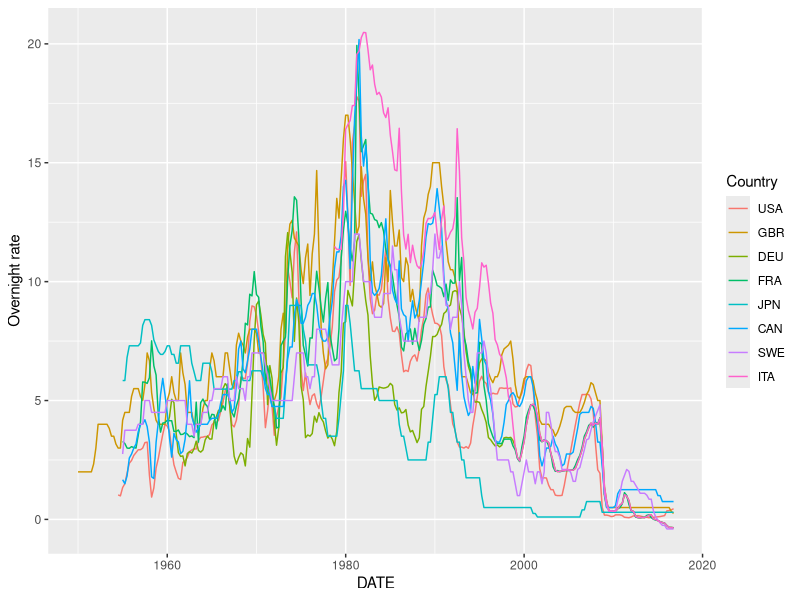
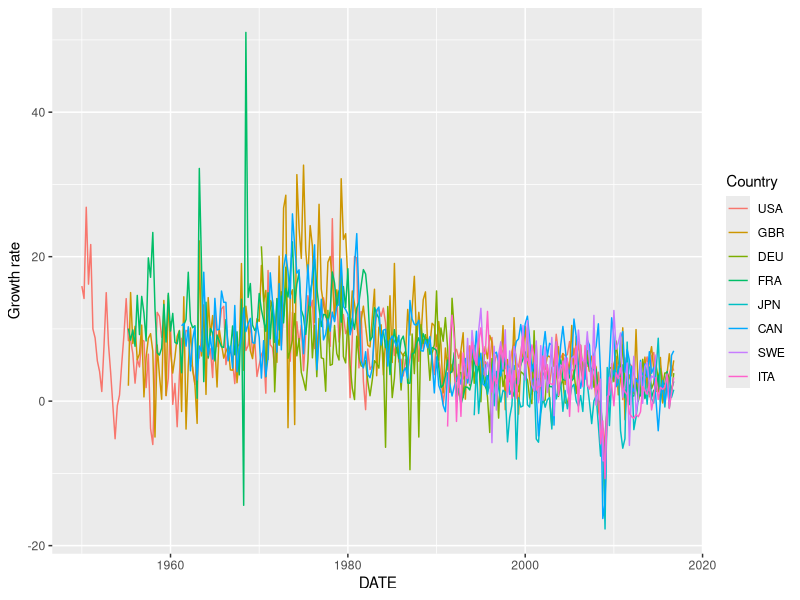
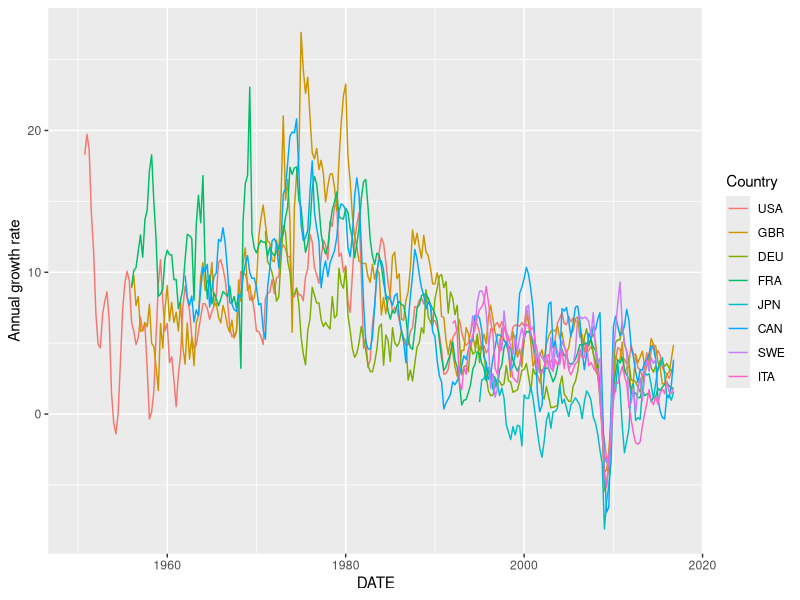

Write the R code that produced these figures, in order. (Note: this script raises an error after producing the figures.)
#####################################################################
# RminusG.R
#
# Session code to create charts for R minus G and similar
# 04apr2017
# Philip Barrett, Washington DC
#####################################################################

library(ggplot2)
library(reshape2)
library(lubridate)
library(scales)
library(xtable)

rfr <- read.csv('data/riskfreerates.csv')
gth <- read.csv('data/growthrates.csv')
rfr <- rfr[,!(names(rfr)=='ESP')]
gth <- gth[,!(names(gth)=='ESP')]
rfr$DATE <- as.Date(rfr$DATE)
gth$DATE <- as.Date(gth$DATE)
    # Read and clean the data
gth[,-1] <- 100*( ( 1 + gth[,-1]/100 ) ^ 4 - 1 )
    # Annualize the quarterly growth rate

rfr.melt <- melt(rfr,id="DATE", variable.name='Country', value.name='Overnight rate')
ggplot(rfr.melt,aes(x=DATE,y=`Overnight rate`,colour=Country,group=Country)) + geom_line() +
  scale_x_date(labels=date_format("%Y"))

gth.melt <- melt(gth,id="DATE", variable.name='Country', value.name='Growth rate')
ggplot(gth.melt,aes(x=DATE,y=`Growth rate`,colour=Country,group=Country)) + geom_line() +
  scale_x_date(labels=date_format("%Y"))

gth.4 <- data.frame( DATE=gth$DATE, apply( gth[,-1], 2, function(x) filter(x,c(1,1,1,1), sides=1)/4 ) )
gth.4.melt <- melt(gth.4,id="DATE", variable.name='Country', value.name='Annual growth rate')
ggplot(gth.4.melt,aes(x=DATE,y=`Annual growth rate`,colour=Country,group=Country)) + geom_line() +
  scale_x_date(labels=date_format("%Y"))

usa.r.g <- data.frame( DATE=gth.4$DATE, 'Annual growth rate'=gth.4$USA, 'Riskfree rate'=rfr$USA )
usa.r.g.melt <- melt(usa.r.g,id="DATE", variable.name='Series', value.name='Value')
ggplot(usa.r.g.melt,aes(x=DATE,y=`Value`,colour=Series,group=Series)) + geom_line() +
  scale_x_date(labels=date_format("%Y"))

rminusg <- rfr - gth
rminusg$DATE <- as.Date(rfr$DATE)
    # R minus G
rminusg.melt <- melt(rminusg,id="DATE", variable.name='Country', value.name='R minus G')
ggplot(rminusg.melt,aes(x=DATE,y=`R minus G`,colour=Country,group=Country)) + geom_line() +
  scale_x_date(labels=date_format("%Y"))

cuts <-as.Date(c( '1950/01/01', '1960/01/01', '1970/01/01', '1980/01/01',
                  '1990/01/01', '2000/01/01', '2009/01/01', '2018/01/01'))
labs <- c('50s', '60s', '70s', '80s', '90s', '2000s pre-09', 'post-09')

decades.mu <- aggregate( rminusg[,-1], list(cut(rminusg$DATE, cuts, labs )), mean, na.rm=TRUE )
names(decades.mu)[1] <- 'Decade'
decades.mu.melt <- melt(decades.mu,id="Decade", variable.name='Country', value.name='R minus G')
g1 <- ggplot(decades.mu.melt,aes(x=Decade,y=`R minus G`,colour=Country,group=Country)) +
          geom_line(size=1) + ggtitle('Decadal means')

rminusg.g7 <- rminusg[,-ncol(rminusg)]
    # Drop Sweden
rminusg.g7[,-1] <- rminusg.g7[,-1] #/ 4
    # De-annualize. NOPE
rminusg.g7 <- subset( rminusg.g7, DATE >= 01-01-1960 )
    # Drop the 1950a
print( mean(unlist(rminusg.g7[,-1]), na.rm=T ) )

decades.mu.g7 <- aggregate( rminusg.g7[,-1], list(cut(rminusg.g7$DATE, cuts, labs )), mean, na.rm=TRUE )
names(decades.mu.g7)[1] <- 'Decade'
decades.mu.g7.melt <- melt(decades.mu.g7,id="Decade", variable.name='Country',
                              value.name='Interest growth differential')
g1.g7 <- ggplot(decades.mu.g7.melt,aes(x=Decade,y=`Interest growth differential`,color=Country,group=Country)) +
  geom_line(size=1) + theme_classic() + theme(axis.title.y=element_blank(),
                                              axis.title.x=element_blank() ) # + ggtitle('Decadal means')
ggsave('~/Dropbox/2017/research/debtLimits/charts/rmg.pdf', g1.g7)

sd.out <- function( x, sd.mult = 3, ... ){
# Computes standard deviation without outliers
  sd( x[ abs( x - mean(x, na.rm = TRUE) ) < sd.mult * sd(x, na.rm = TRUE) ], na.rm = TRUE )
}

decades.sd.g7 <- aggregate( rminusg.g7[,-1], list(cut(rminusg.g7$DATE, cuts, labs )), sd, na.rm=TRUE )
decades.sd.out.g7 <- aggregate( rminusg.g7[,-1], list(cut(rminusg.g7$DATE, cuts, labs )), sd.out, na.rm=TRUE )
names(decades.sd.out.g7)[1] <- ''
decades.sd.out.g7$Average <- apply( decades.sd.out.g7[,-1], 1, mean, na.rm=TRUE )
print( xtable(decades.sd.out.g7, digits = 1, label = 'tab:rmg_sd',
              caption = 'Decadal standard deviation of interest-growth differentials in six advanced economies 1960-2016' ),
       file = '~/Dropbox/2017/research/debtLimits/charts/rmg_sd.tex', include.rownames=FALSE )


decades.sd <- aggregate( rminusg[,-1], list(cut(rminusg$DATE, cuts, labs )), sd, na.rm=TRUE)
names(decades.sd)[1] <- 'Decade'
decades.sd.melt <- melt(decades.sd,id="Decade", variable.name='Country', value.name='R minus G sd')
ggplot(decades.sd.melt,aes(x=Decade,y=`R minus G sd`,colour=Country,group=Country)) + geom_line(size=1)

decades.ad <- aggregate( rminusg[,-1], list(cut(rminusg$DATE, cuts, labs )), function(x) mean(abs(diff(x)), na.rm=TRUE) )
names(decades.ad)[1] <- 'Decade'
decades.ad.melt <- melt(decades.ad,id="Decade", variable.name='Country', value.name='R minus G abs diff')
ggplot(decades.ad.melt,aes(x=Decade,y=`R minus G abs diff`,colour=Country,group=Country)) + geom_line(size=1)

decades.aad <- aggregate( rminusg[,-1], list(cut(rminusg$DATE, cuts, labs )), function(x) mean(abs(x-mean(x,na.rm=TRUE)), na.rm=TRUE) )
names(decades.aad)[1] <- 'Decade'
decades.aad.melt <- melt(decades.aad,id="Decade", variable.name='Country', value.name='R minus G aad')
g2 <- ggplot(decades.aad.melt,aes(x=Decade,y=`R minus G aad`,colour=Country,group=Country)) +
        geom_line(size=1) + ggtitle('Decadal AAD')

multiplot(g1,g2)
pdf('~/Dropbox/2017/research/debtLimits/charts/rminusg.pdf')
multiplot(g1,g2)
dev.off()
